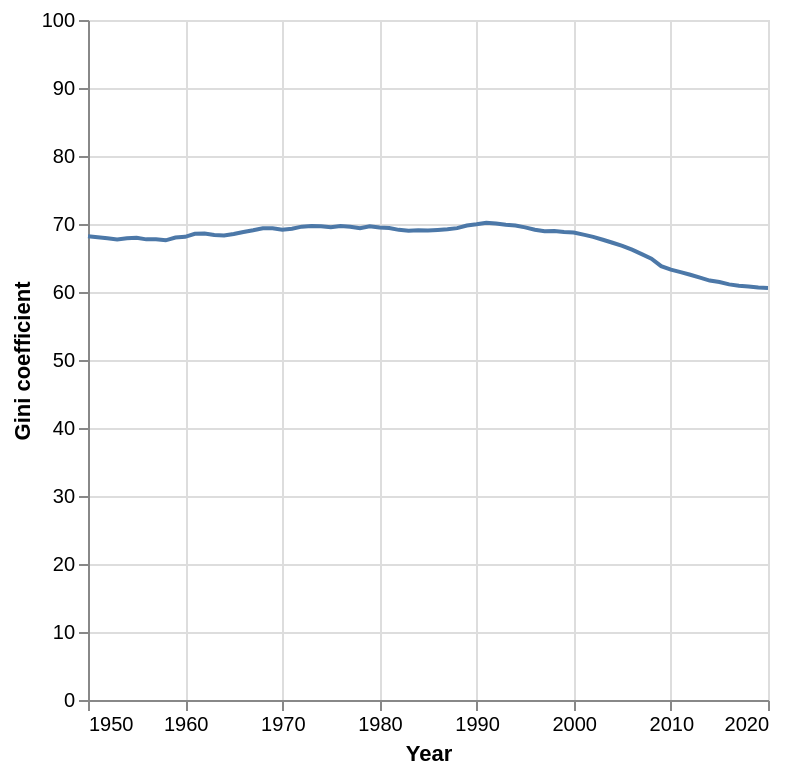

Vega-Lite specification stored for this chart:
### Vega-Lite specification from a JSON file in a GitHub repository (floating-point values rounded to 4 significant figures)
{"$schema": "https://vega.github.io/schema/vega-lite/v5.json", "description": "Google's stock price over time.", "data": {"values": [{"year": "1950", "gini": "68.20", "top5": "33.90"}, {"year": "1951", "gini": "68.05", "top5": "33.81"}, {"year": "1952", "gini": "67.89", "top5": "33.75"}, {"year": "1953", "gini": "67.72", "top5": "33.70"}, {"year": "1954", "gini": "67.91", "top5": "33.46"}, {"year": "1955", "gini": "67.98", "top5": "33.37"}, {"year": "1956", "gini": "67.74", "top5": "33.15"}, {"year": "1957", "gini": "67.75", "top5": "32.80"}, {"year": "1958", "gini": "67.60", "top5": "32.52"}, {"year": "1959", "gini": "68.02", "top5": "33.01"}, {"year": "1960", "gini": "68.11", "top5": "32.88"}, {"year": "1961", "gini": "68.55", "top5": "33.08"}, {"year": "1962", "gini": "68.60", "top5": "32.80"}, {"year": "1963", "gini": "68.38", "top5": "32.73"}, {"year": "1964", "gini": "68.32", "top5": "32.60"}, {"year": "1965", "gini": "68.54", "top5": "32.64"}, {"year": "1966", "gini": "68.82", "top5": "32.71"}, {"year": "1967", "gini": "69.07", "top5": "32.88"}, {"year": "1968", "gini": "69.36", "top5": "32.78"}, {"year": "1969", "gini": "69.36", "top5": "32.93"}, {"year": "1970", "gini": "69.15", "top5": "32.77"}, {"year": "1971", "gini": "69.30", "top5": "32.89"}, {"year": "1972", "gini": "69.61", "top5": "32.92"}, {"year": "1973", "gini": "69.70", "top5": "33.09"}, {"year": "1974", "gini": "69.68", "top5": "32.92"}, {"year": "1975", "gini": "69.51", "top5": "32.77"}, {"year": "1976", "gini": "69.69", "top5": "32.87"}, {"year": "1977", "gini": "69.61", "top5": "32.70"}, {"year": "1978", "gini": "69.38", "top5": "32.65"}, {"year": "1979", "gini": "69.66", "top5": "32.89"}, {"year": "1980", "gini": "69.47", "top5": "32.73"}, {"year": "1981", "gini": "69.41", "top5": "32.76"}, {"year": "1982", "gini": "69.14", "top5": "32.63"}, {"year": "1983", "gini": "69.01", "top5": "32.73"}, {"year": "1984", "gini": "69.08", "top5": "33.15"}, {"year": "1985", "gini": "69.05", "top5": "33.27"}, {"year": "1986", "gini": "69.13", "top5": "33.59"}, {"year": "1987", "gini": "69.24", "top5": "33.79"}, {"year": "1988", "gini": "69.39", "top5": "34.01"}, {"year": "1989", "gini": "69.77", "top5": "34.59"}, {"year": "1990", "gini": "69.95", "top5": "35.12"}, {"year": "1991", "gini": "70.18", "top5": "35.74"}, {"year": "1992", "gini": "70.07", "top5": "36.12"}, {"year": "1993", "gini": "69.88", "top5": "36.32"}, {"year": "1994", "gini": "69.79", "top5": "36.84"}, {"year": "1995", "gini": "69.51", "top5": "36.55"}, {"year": "1996", "gini": "69.16", "top5": "36.51"}, {"year": "1997", "gini": "68.93", "top5": "36.30"}, {"year": "1998", "gini": "68.98", "top5": "36.73"}, {"year": "1999", "gini": "68.83", "top5": "36.51"}, {"year": "2000", "gini": "68.76", "top5": "36.48"}, {"year": "2001", "gini": "68.43", "top5": "36.36"}, {"year": "2002", "gini": "68.10", "top5": "35.97"}, {"year": "2003", "gini": "67.68", "top5": "35.57"}, {"year": "2004", "gini": "67.24", "top5": "35.19"}, {"year": "2005", "gini": "66.79", "top5": "34.77"}, {"year": "2006", "gini": "66.22", "top5": "34.28"}, {"year": "2007", "gini": "65.57", "top5": "33.63"}, {"year": "2008", "gini": "64.90", "top5": "32.87"}, {"year": "2009", "gini": "63.80", "top5": "32.71"}, {"year": "2010", "gini": "63.28", "top5": "31.65"}, {"year": "2011", "gini": "62.92", "top5": "31.22"}, {"year": "2012", "gini": "62.54", "top5": "31.06"}, {"year": "2013", "gini": "62.11", "top5": "30.75"}, {"year": "2014", "gini": "61.68", "top5": "30.47"}, {"year": "2015", "gini": "61.47", "top5": "30.46"}, {"year": "2016", "gini": "61.12", "top5": "30.11"}, {"year": "2017", "gini": "60.92", "top5": "29.86"}, {"year": "2018", "gini": "60.81", "top5": "29.67"}, {"year": "2019", "gini": "60.65", "top5": "29.59"}, {"year": "2020", "gini": "60.60", "top5": "29.48"}, {"year": "", "gini": "", "top5": ""}], "format": {"parse": {"year": "date"}}}, "width": 340, "height": 340, "mark": "line", "encoding": {"x": {"field": "year", "type": "temporal", "title": "Year"}, "y": {"field": "gini", "type": "quantitative", "scale": {"domain": [0, 100]}, "title": "Gini coefficient"}}, "config": {}}
